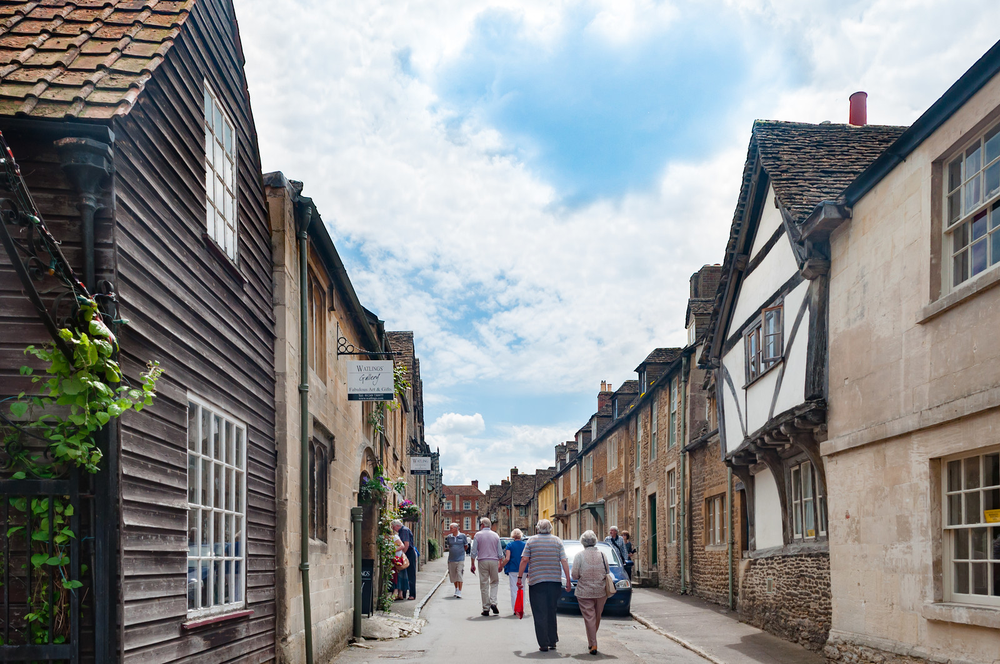
%> input picture lacock.png, 1000 x 664 px, shrunk from 1600 x 1062 before the run
$ octave kadai3.m   (GNU Octave 9; MATLAB toolbox functions it lacks are replaced by stand-ins)
%> lines starting %> are read from the running program, lines starting %| are printed output that depends on the picture; in (x1, y1, x2, y2) boxes, pixels count from 0 and x2, y2 are one past the last pixel; in counts of white or black regions, pixels touching at a corner belong together; the program's own positions count from 1
% 課題３　閾値処理
% 閾値を4パターン設定し,閾値処理した画像を示せ．
% 下記はサンプルプログラムである．
% 課題作成にあたっては「Lenna」以外の画像を用いよ．

clear; % 変数のオールクリア

ORG=imread('lacock.png'); % 原画像の入力
%> ORG is the input picture: size 664x1000x3 uint8; mean R, G, B 137.9, 138.9, 139
ORG= rgb2gray(ORG); % カラー画像を白黒濃淡画像へ変換
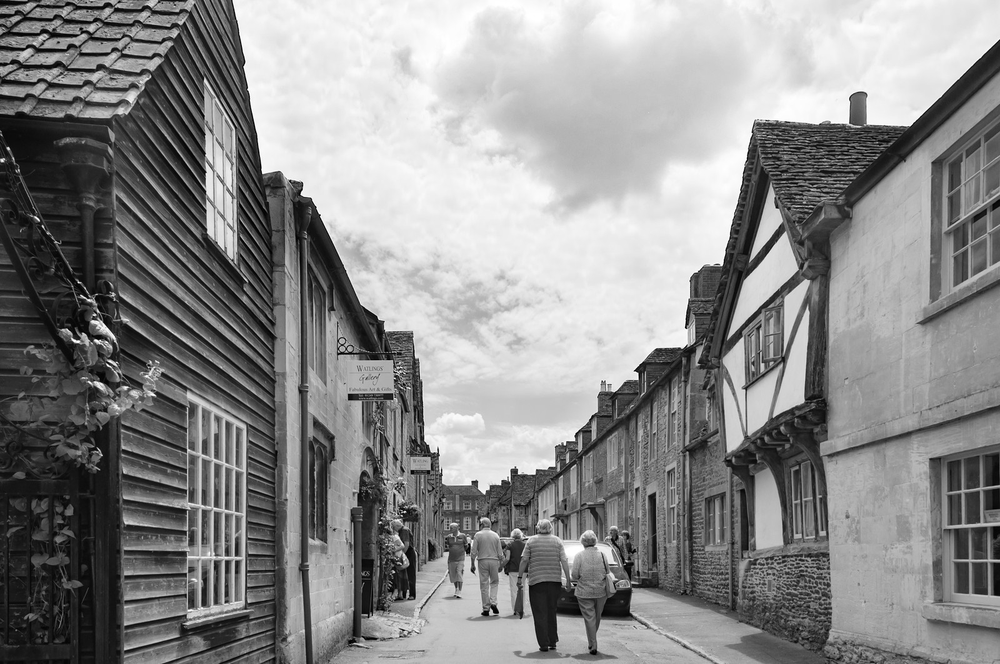
%> ORG: size 664x1000 uint8; min 0, max 255, mean 138.6

imagesc(ORG); colormap(gray); colorbar; axis image; % 画像の表示
pause;

IMG = ORG > 64; % 輝度値が64以上の画素を1，その他を0に変換
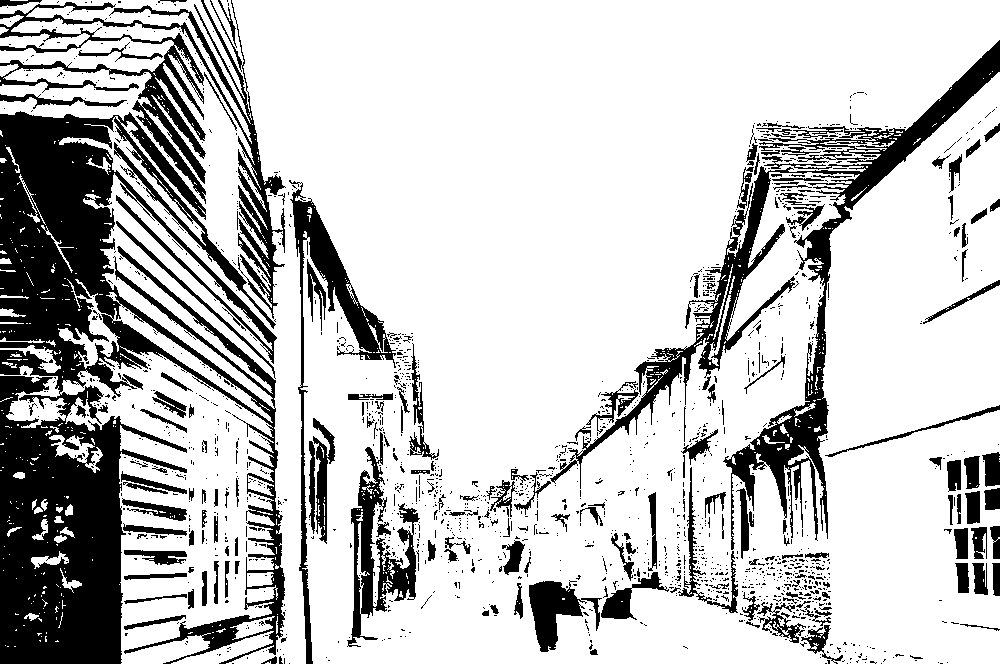
%> IMG: size 664x1000 logical; 77.2% white; 1643 black regions (1442 under 20 px), largest, box (x1, y1, x2, y2) and area: (0, 111, 285, 664) 70577, (550, 40, 1000, 550) 21821, (0, 0, 286, 319) 13134
imagesc(IMG); colormap(gray); colorbar; axis image;
pause;

IMG = ORG > 96; % 輝度値が96以上の画素を1，その他を0に変換
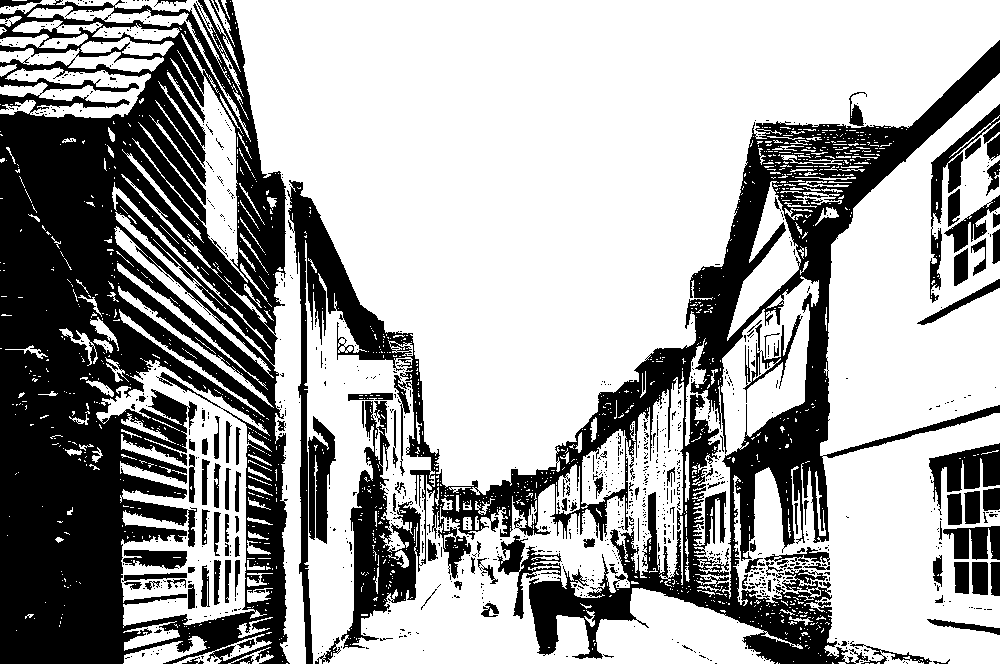
%> IMG: size 664x1000 logical; 64.8% white; 1018 black regions (898 under 20 px), largest, box (x1, y1, x2, y2) and area: (0, 0, 290, 664) 121687, (287, 40, 1000, 664) 83317, (929, 443, 1000, 515) 2369
imagesc(IMG); colormap(gray); colorbar; axis image;
pause;

IMG = ORG > 128; % 輝度値が128以上の画素を1，その他を0に変換
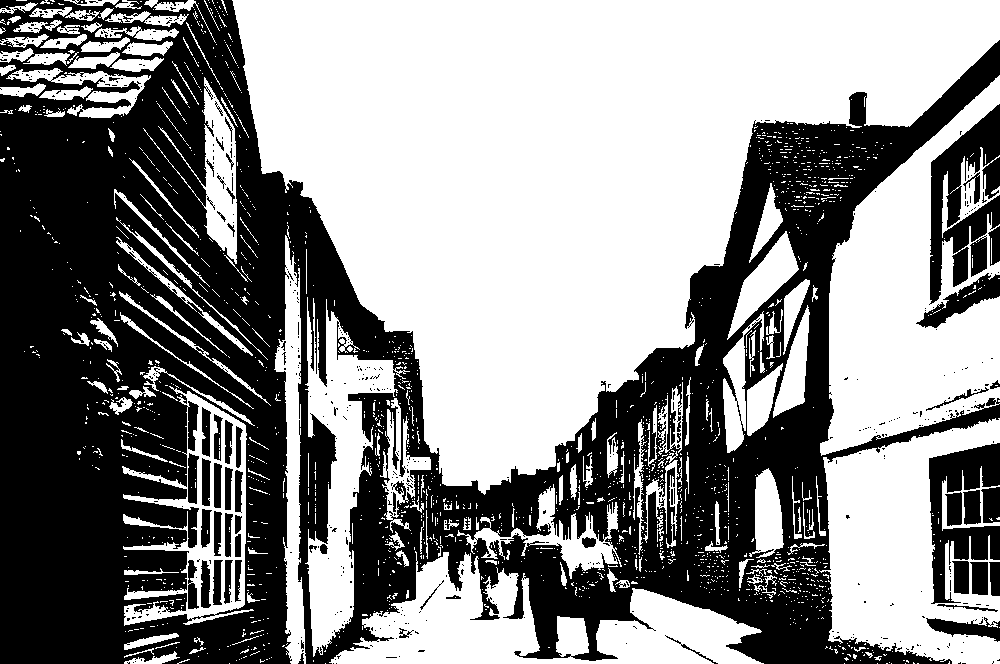
%> IMG: size 664x1000 logical; 54.9% white; 542 black regions (477 under 20 px), largest, box (x1, y1, x2, y2) and area: (0, 0, 1000, 664) 272408, (929, 104, 1000, 305) 6782, (929, 443, 1000, 604) 5515
imagesc(IMG); colormap(gray); colorbar; axis image;
pause;

IMG = ORG > 192; % 輝度値が192以上の画素を1，その他を0に変換
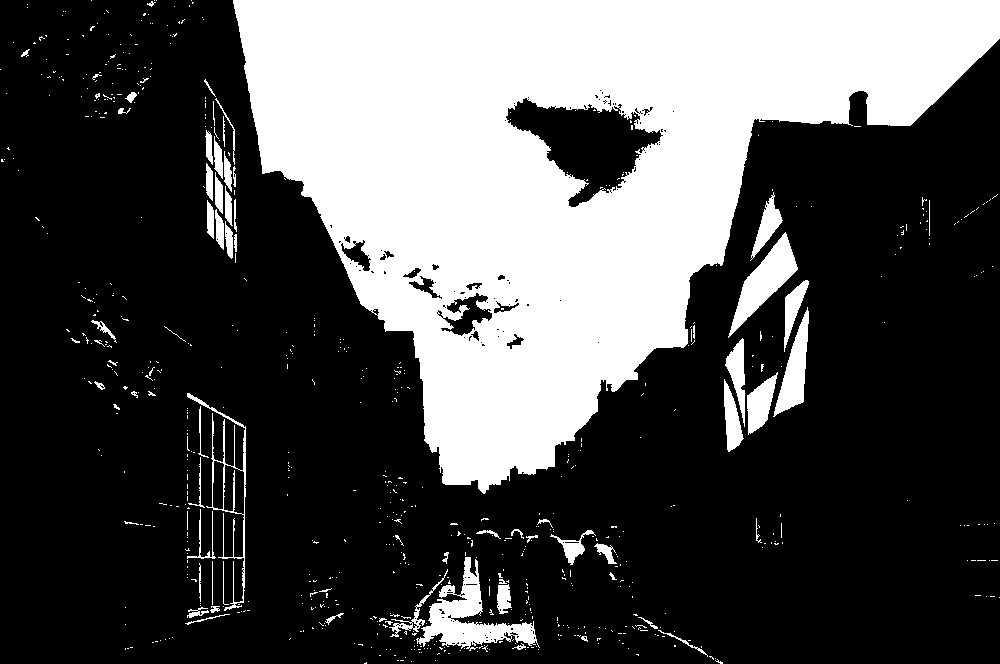
%> IMG: size 664x1000 logical; 31.7% white; 704 white regions (634 under 20 px), largest, box (x1, y1, x2, y2) and area: (233, 0, 1000, 494) 189383, (416, 557, 540, 651) 3730, (728, 232, 798, 338) 2495
imagesc(IMG); colormap(gray); colorbar; axis image;

$ run again, with Kurena.png copied over lacock.png
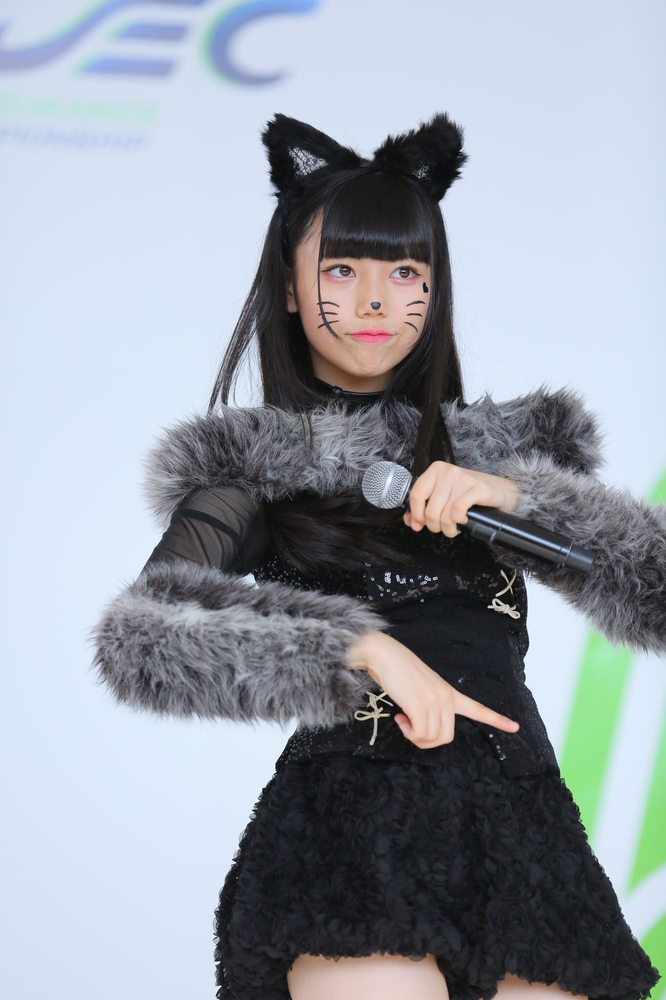
%> input picture Kurena.png, 666 x 1000 px, shrunk from 1364 x 2048 before the run
%> ORG is the input picture: size 1000x666x3 uint8; mean R, G, B 149.8, 156.7, 165.8
%> ORG: size 1000x666 uint8
%> `IMG = ORG > 64;`:
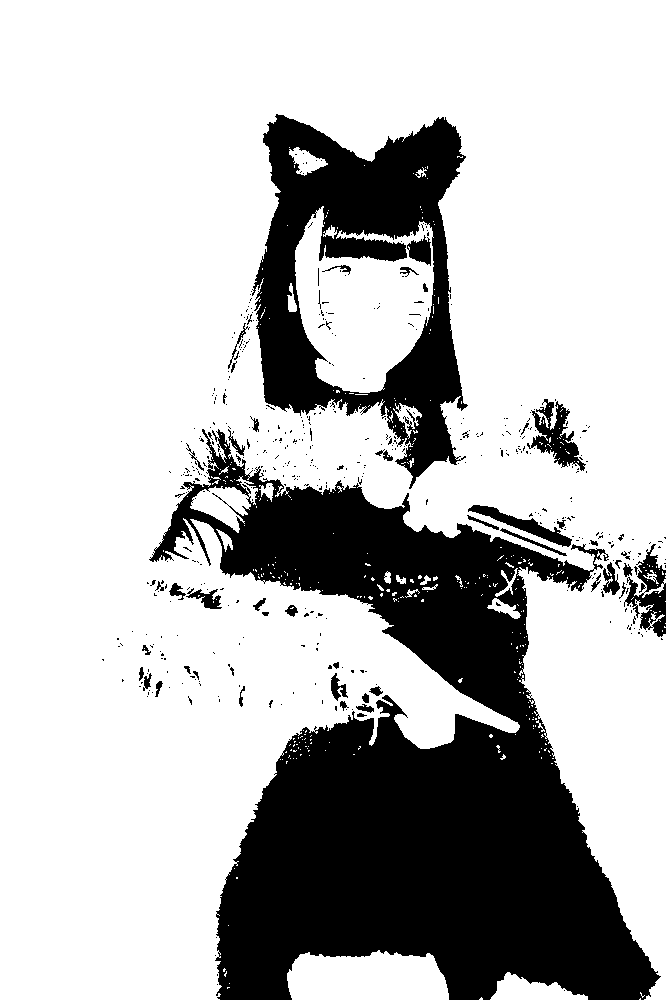
%> IMG: size 1000x666 logical; 73.7% white; 491 black regions (440 under 20 px), largest, box (x1, y1, x2, y2) and area: (149, 429, 661, 1000) 129614, (252, 114, 468, 489) 36189, (624, 544, 666, 637) 1701
%> `IMG = ORG > 192;`:
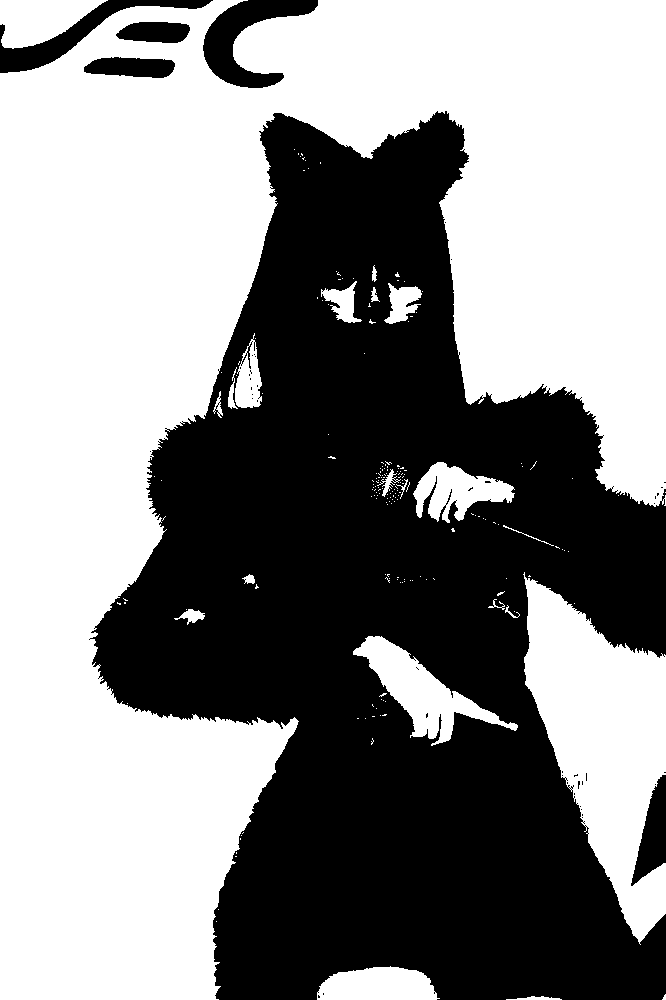
%> IMG: size 1000x666 logical; 54.7% white; 46 black regions (40 under 20 px), largest, box (x1, y1, x2, y2) and area: (89, 111, 666, 1000) 289550, (203, 0, 318, 88) 4099, (0, 0, 213, 73) 3304, (631, 775, 666, 886) 2032, (84, 57, 175, 78) 1475, (116, 22, 190, 43) 1247

$ run again, with Yama.png copied over lacock.png
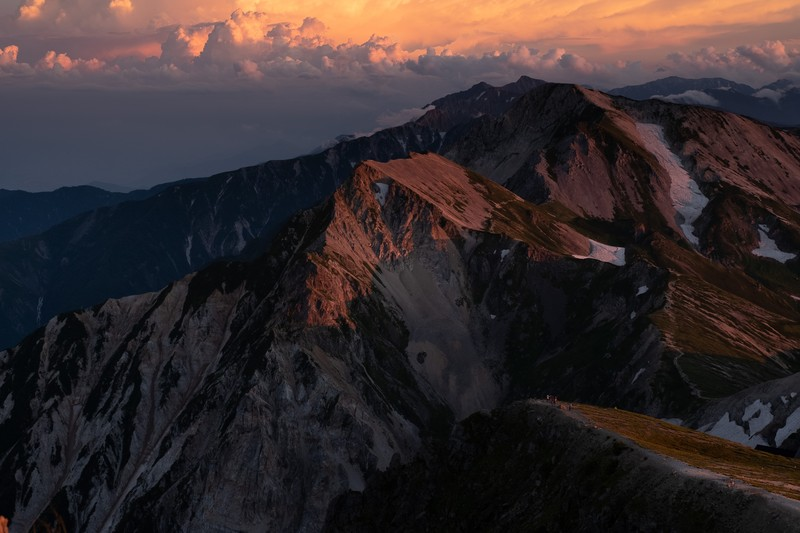
%> input picture Yama.png, 800 x 533 px
%> ORG is the input picture: size 533x800x3 uint8; mean R, G, B 54.7, 44.7, 45.7
%> ORG: size 533x800 uint8
%> `IMG = ORG > 64;`:
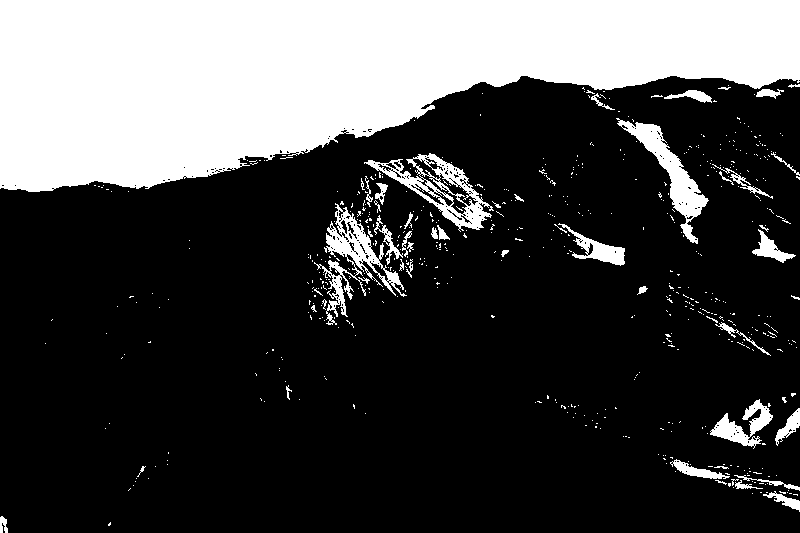
%> IMG: size 533x800 logical; 27.6% white; 577 white regions (529 under 20 px), largest, box (x1, y1, x2, y2) and area: (0, 0, 800, 192) 101713, (314, 203, 407, 325) 2693, (364, 153, 494, 232) 2666
%> `IMG = ORG > 192;`:
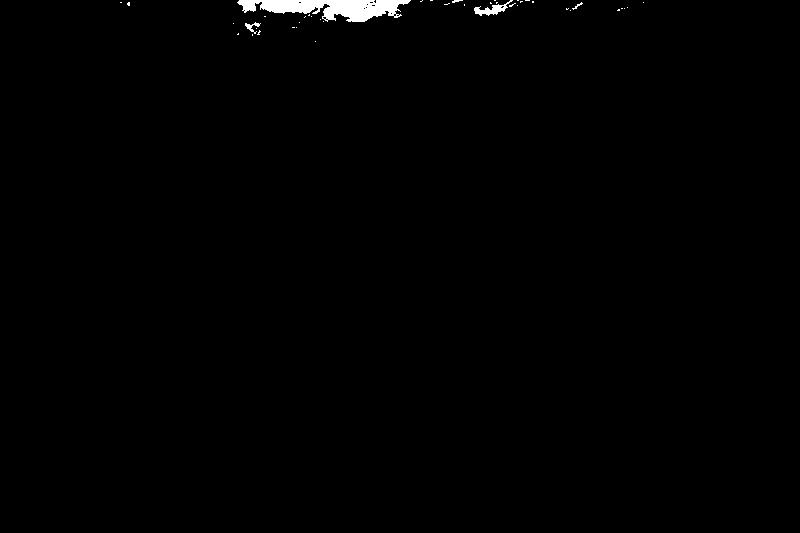
%> IMG: size 533x800 logical; 0.64% white; 42 white regions (38 under 20 px), largest, box (x1, y1, x2, y2) and area: (237, 0, 411, 22) 2281, (474, 0, 513, 16) 226, (245, 22, 261, 34) 68, (572, 2, 583, 10) 23
